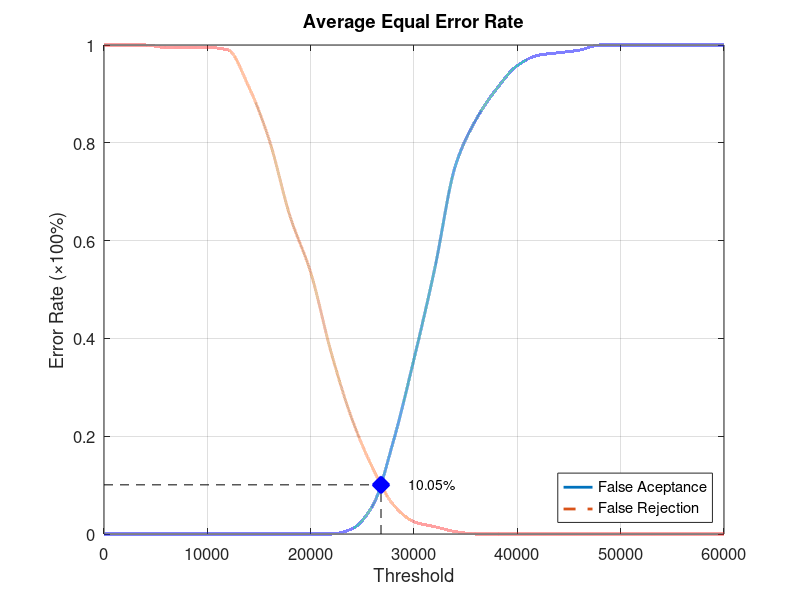
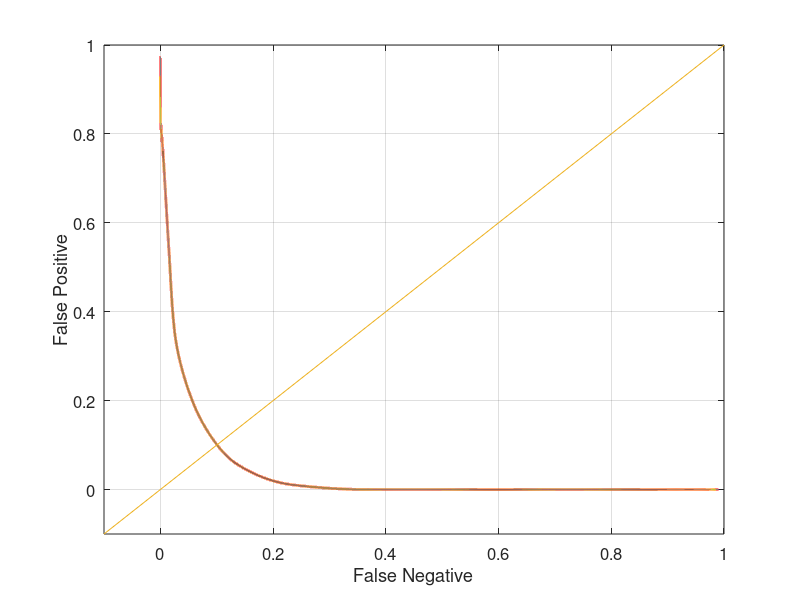

Source code (MATLAB) for these figures, in order:
function yEER = Database4_3
close all;
clear;
clc;
x = 0:2000:60000;
xq = 0:0.5:60000;

y0 = [0 0 0 0 0 0 0 0 0 0 0 0 0.0105263 0.0578947 0.189474 0.357895 0.542105 0.752632 0.847368 0.910526 0.957895 0.978947 0.984211 0.989474 1 1 1 1 1 1 1];
yy0 = interp1(x, y0, xq, 'pchip');
y1 = [1 1 1 0.995 0.995 0.995 0.99 0.915 0.805 0.65 0.535 0.37 0.235 0.135 0.06 0.025 0.015 0.005 0 0 0 0 0 0 0 0 0 0 0 0 0];
yy1 = interp1(x, y1, xq, 'pchip');

% Calculating EER: 
y2 = abs(y0 - y1);
find(y2 == min(y2))
yy2 = abs(yy0 - yy1);
xEER = find(yy2 == min(yy2));
xEERIndex = xq(xEER) % X-axis EER
yEER = yy0(xEER) % Y-axis EER

main = figure
plot(xq, yy0,'-','LineWidth', 2);	hold on
plot(xq, yy1,'--','LineWidth', 2);	hold on
plot([xEERIndex xEERIndex], [0 yEER], 'k--');	hold on
plot([0 xEERIndex], [yEER yEER], 'k--');	hold on
plot(xEERIndex, yEER, 'bx', 'LineWidth', 10);	hold on
text(xEERIndex + 10 * xEERIndex / 100, yEER, [num2str(round((10000 * yEER)) / 100) '%'])
legend('False Aceptance', 'False Rejection', 'Location', 'SouthEast')
xlabel('Threshold')
ylabel('Error Rate (\times100%)')
title('Average Equal Error Rate')
set(gca, 'FontSize', 12)
axis([0 60000 0 1])
grid on

print(main, 'Database4_3Main', '-dpng');
FNRxFPR = figure('Color', [1 1 1]);
plot(yy1, yy0, '-', yy1, yy0, 'LineWidth', 2);
hold on
y = -0.1:0.1:1
plot(y, y); 
set(gca, 'FontSize', 12)
xlabel('False Negative')
ylabel('False Positive')
axis([-0.1 1 -0.1 1])
set(gca, 'FontSize', 12)
grid on

print(FNRxFPR, 'Database4_3FNRxFPR','-dpng');
end
